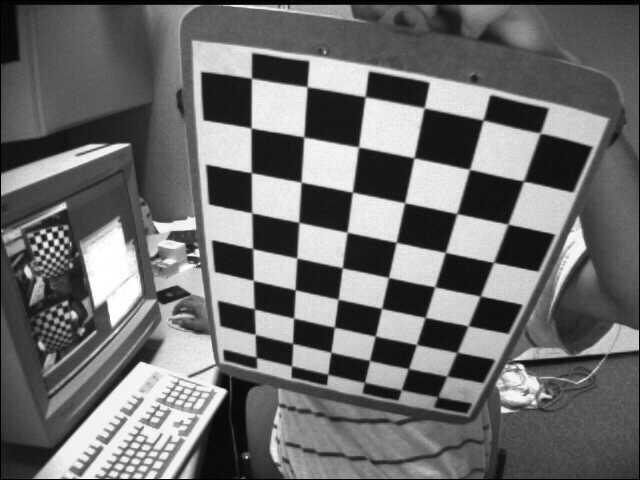
#> input picture images/one_way_train_0000.jpg, 640 x 480 px
$ jupyter execute checker_corners.ipynb   (older library calls are emulated)
#> lines starting #> are read from the running program, lines starting #| are printed output that depends on the picture; after the words box and inside, x2 and y2 are one past the last pixel; in counts of white or black regions, pixels touching at a corner belong together
# Detecting a checkerboard in images

## Summary
_This notebook contain a toy implementation of the checkerboard detection and matching method described in the tech report
[Robust and Automatic Calibration Target Extraction from Images](https://drive.google.com/file/d/0B7xGYrqYvG-9bmFGTXBNOW5jUkE/view), by Francesco Callari and Roman Waupotitsch._

_Only the Image Analysis (Sec. 2 in the paper) and Topological Analysis (Sec. 3) will be covered. A separate notebook will cover the subject of the Geometrical Analysis (Sec. 4), but using a more robust algorithm that uses [Matsunaga and Kanatani's "cross-ratio barcode" pattern](https://www.semanticscholar.org/paper/Optimal-Grid-Pattern-for-Automated-Matching-Using-Matsunaga-Kanatani/8c57a5a20eaf9d8d0f16faa2153a80003ef50cdb)._

_The emphasis will be on readability, with little or no effort made at optimizing performance beyond the obvious._

## Preliminaries
Import libraries, define a common method to show images.

[cell 1]
import io
import cv2
import numpy as np
from IPython.display import clear_output, Image, display
import PIL.Image

[cell 2]
def show_image(img, scale=1):
    """
    Display an image in the notebook.
    """
    img = np.uint8(np.clip(img, 0, 255))
    if scale > 1:
        size = (scale * img.shape[1], scale * img.shape[0])
        img = cv2.resize(img, size)
    f = io.BytesIO()
    PIL.Image.fromarray(img).save(f, 'png')
    display(Image(data=f.getvalue()))

##  Image Analysis

This covers Section 2 of the paper.

I will refer throughout to the fairly challenging image below. The checkerboard is entirely in the image, but there are confusing targets in the background.

[cell 3]
img = cv2.imread('images/one_way_train_0000.jpg')
#> img is the input picture: shape (480, 640, 3); min 0, max 255, mean 109
img = cv2.cvtColor(img, cv2.COLOR_BGR2GRAY)
#> img: shape (480, 640)
show_image(img)

#### Corner Detection

Let's begin with a bare-bones implementation of the [Harris-Stephens corner detector](https://en.wikipedia.org/wiki/Harris_Corner_Detector).

[cell 4]
def harris(img, radius=2):
    """
    Harris-Stephens corner detector.
    :param img : numpy array containing a single-channel (grayscale) image.
    :param radius : half-width and half-height of the square convolution filters.
    :returns : filtered image as a float32 array of the same shape as the image.
    """
    fimg = img.astype(np.float32) / 255.0
    ix = cv2.Scharr(fimg, cv2.CV_32F, 1, 0)
    iy = cv2.Scharr(fimg, cv2.CV_32F, 0, 1)
    ix2 = ix * ix
    iy2 = iy * iy
    ixy = ix * iy
    kwid = 2 * radius + 1
    kshape = (kwid, kwid)
    m11 = cv2.blur(ix2, kshape)
    m22 = cv2.blur(iy2, kshape)
    m12 = cv2.blur(ixy, kshape)
    tr = m11 + m22
    det = m11 * m22 - m12 * m12
    eps = 1.0e-6
    h = det / (tr + eps)
    return h

and let's apply it to our test image using a 3x3 window size.

[cell 5]
corner_strength = harris(img, radius=1)
#> in harris, `ixy = ix * iy`:
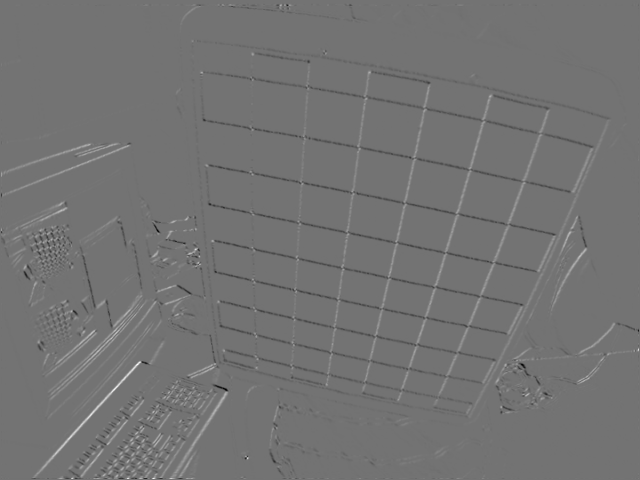
#> ixy: shape (480, 640) float32; min -54.93, max 66.66, mean 0.1; drawn with min black and max white
show_image(corner_strength * 255)

Note that the corners of interest are clearly standing out, while most of the rest is suppressed. Of course, the filter is also highlighing other features that do not belong to the target.

However, let's first find where the corners are, whether on the target or not, by performing non-maxima suppression. This is is equivalent to finding the locations of the local maxima of the Harris response image. A simple algorithm to do that is to dilate the same response image by a small kernel, and then find the pixels where the dilated version agrees with the original. This works because, by definition, a morphological dilation replaces each pixel with the maximum within the kernel area, and therefore cannot change the values of the image's local maxima.

[cell 6]
def local_maxima(img, radius=3, num=100):
    """
    Locate the most salient local maxima of an image, using a kernel of given size
    :param img : numpy array storing a single-channel image.
    :param radius : half-width of the applied morphological dilation kernel.
    :param num : maximum number of most salient local maxima to return.
    :returns list of at most num (x, y) tuples containing the image coordinates of the found maxima.
    """
    # Dilate and match image and dilated version, getting _all_ the local maxima
    sel=cv2.getStructuringElement(cv2.MORPH_RECT, (3,3))
    dil=cv2.dilate(img, sel)
    mx = np.where(img == dil, np.ones(img.shape, dtype=np.int32), np.zeros(img.shape, dtype=np.int32))
    h, w = mx.shape
    lm = []
    for y in range(h):
        for x in range(w):
            if mx[y, x] == 1:
                lm.append((x, y))
    # Sort the local maxima by descending image intensity.
    lm = sorted(lm, key=lambda p: img[p[1], p[0]], reverse=True)
    # Traverse the sorted list, suppress a window of the same radius about each maximum, and
    # select the first "num" that have not been suppressed.
    lms=[]
    for x, y in lm:
        if mx[y, x] == 0:
            # It has already been suppressed, discard it.
            continue
        lms.append((x, y))
        if len(lms) == num:
            break
        # Suppress neighbors to avoid duplicating nearby maxima.
        xmin=max(0, x - radius)
        xmax=min(w, x + radius + 1)
        ymin=max(0, y - radius)
        ymax=min(h, y + radius + 1)
        mx[ymin:ymax, xmin:xmax] = 0
    return lms

Let's use it to find, say, the top 300 maxima, and let's define a routine to visualize them on top of the image.

[cell 7]
corners = local_maxima(corner_strength, radius=11, num=300)
#> in local_maxima, `mx = np.where(img == dil, np.ones(img.shape, dtype=np.int32), np.zeros..`:
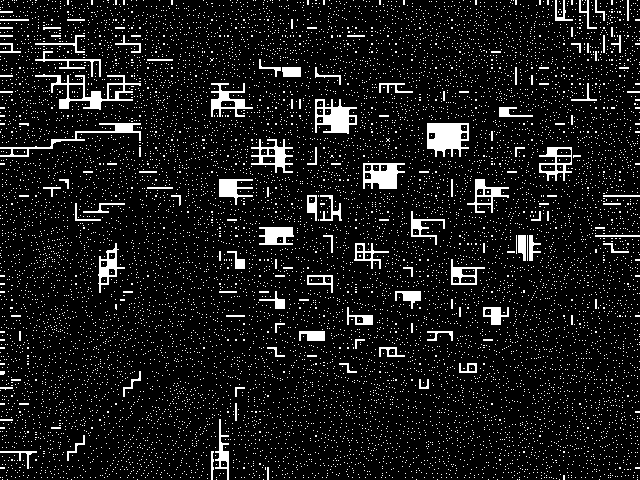
#> mx: shape (480, 640) int32; values 0 (black) and 1 (white), 9.4% white; 11417 white regions (11267 under 20 px), largest, box (x1, y1, x2, y2) and area: (427, 123, 469, 157) 1019, (35, 74, 141, 110) 916, (315, 99, 357, 134) 825
#> in local_maxima, `lm = sorted(lm, key=lambda p: img[p[1], p[0]], reverse=True)`: lm = 28909 items
#> the loop in local_maxima, `for x, y in lm:` made 1277 passes
#> (x, y, xmin, xmax, ymin, ymax) on passes 1, 2, 4: (246, 457, 235, 258, 446, 469), (197, 249, 186, 209, 238, 261), (637, 349, 626, 640, 338, 361)
#> after the loop in local_maxima, `for x, y in lm:`:
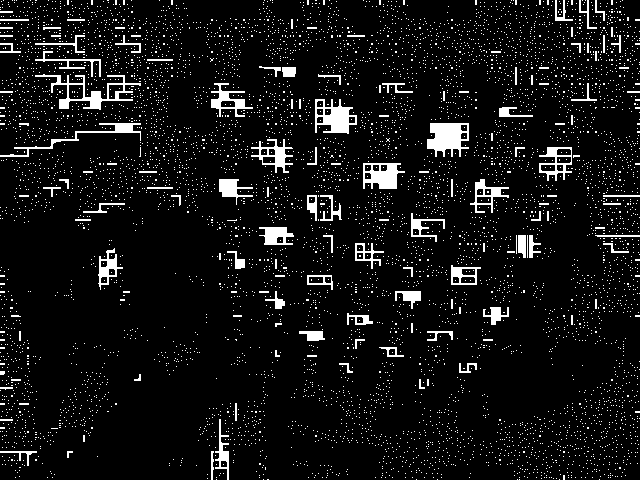
#> mx: shape (480, 640) int32; values 0 (black) and 1 (white), 7.5% white; 7049 white regions (6918 under 20 px), largest, box (x1, y1, x2, y2) and area: (427, 123, 469, 157) 977, (35, 74, 141, 110) 916, (315, 99, 357, 134) 817
#> after the loop in local_maxima, `for x, y in lm:`: lms = 300 pairs, first value 2 to 637, second value 5 to 477
#> corners has the same summary as lms in local_maxima

def draw_corners(img, crs, show_id=False, valid=None):
    """
    Draw corners on top of the image
    :param img : numpy array storing a single-channel image.
    :crs : iterable of (x, y) tuples.
    """
    assert valid is None or len(valid) == len(crs)
    if img.ndim == 2:
        dimg = cv2.cvtColor(img.astype(np.uint8), cv2.COLOR_GRAY2BGR)
    else:
        dimg = img.copy()
    for i, (x, y) in enumerate(crs):
        if valid is None or valid[i]:
            xy = (int(np.round(x)), int(np.round(y)))
            dimg = cv2.circle(dimg, xy, 5, (255, 0, 0), 1)
            if show_id:
                dimg = cv2.putText(dimg, str(i), (xy[0] + 5, xy[1] + 5),
                                   cv2.FONT_HERSHEY_SIMPLEX, 0.4, (255, 0, 0))
    return dimg

def show_corners(img, crs, show_id=False, valid=None, scale=1):
    """
    Draw and show corners on top of the image
    :param img : numpy array storing a single-channel image.
    :crs : iterable of (x, y) tuples.
    """
    show_image(draw_corners(img, crs, show_id, valid), scale)

show_corners(img, corners)
#> the loop in draw_corners, `for i, (x, y) in enumerate(crs):` made 300 passes
#> (x, y) on passes 1 to 8: (246, 457), (197, 249), (637, 349), (48, 239), (145, 477), (161, 477), (294, 345), (294, 289)
#> after the loop in draw_corners, `for i, (x, y) in enumerate(crs):`:
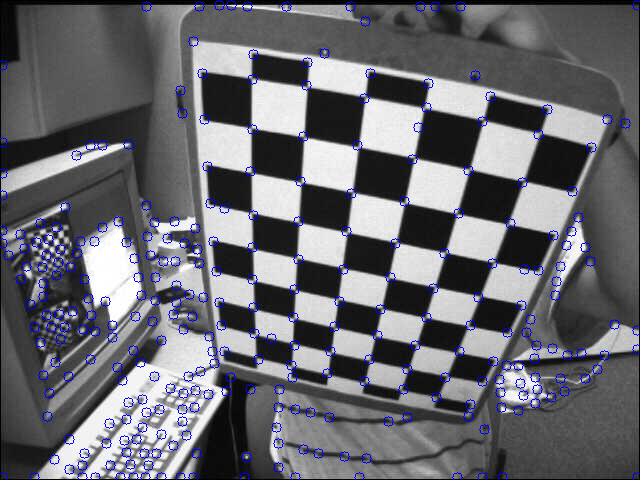
#> dimg: shape (480, 640, 3); mean B, G, R 112.5, 105.7, 105.7

#### Subpixel refinement

So far, so good. However, the Harris-Stephens filter followed by non-maxima suppression has produced biased corner locations. This is clearly evident in the top portion of the target in the above image, where the painted corner locations appear a few pixels off the real ones. See image detail below.

[cell 8]
detail_img = img[110:210, 280:380]
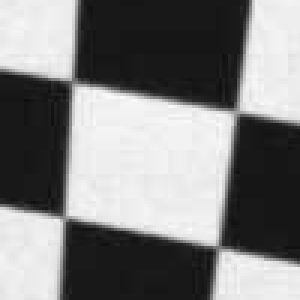
#> detail_img: shape (100, 100) (shown 3 times larger); min 13, max 251, mean 128.2
show_corners(detail_img, np.array(corners) - [280, 110], scale=4)
#> call 2 of draw_corners, with crs = array of shape (300, 2), show_id = False
#> the loop in draw_corners (call 2), `for i, (x, y) in enumerate(crs):` made 300 passes
#> (x, y) on passes 1 to 8: (-34, 347), (-83, 139), (357, 239), (-232, 129), (-135, 367), (-119, 367), (14, 235), (14, 179)
#> after the loop in draw_corners (call 2), `for i, (x, y) in enumerate(crs):`:
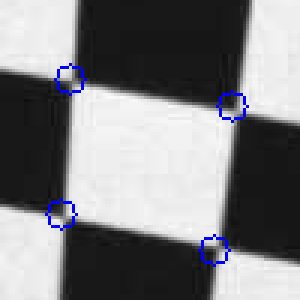
#> dimg: shape (100, 100, 3) (shown 3 times larger); mean B, G, R 129.5, 126.7, 126.7

The reason for the bias is multifaceted:
  * All filtering operations so far operated on integer pixel coordinates, but the target corners may project to a
    location in between pixels.
  * The non-maxima suppression algoritm select arbitrarily between neighboring salient maxima of the same or nearby values.

So we perform a sub-pixel refinement step that uses the checkerboard-like structure of the image about each corner to approximately locate its "saddle points". OpenCV has an implementaton of this iterative saddle point search.

[cell 9]
# Search parameters
subpix_window = 7
zero_zone = 1
num_iterations = 10
subpix_threshold = 0.03

corners_subpix = cv2.cornerSubPix(
    img, np.float32(np.array(corners).reshape((-1, 1, 2))),
    (subpix_window, subpix_window), (zero_zone, zero_zone),
    (cv2.TERM_CRITERIA_EPS | cv2.TERM_CRITERIA_COUNT,
     num_iterations, subpix_threshold))
#> corners_subpix = 300 rows, first 8: [245.3, 457], [196.3, 254.1], [638.4, 350], [49.77, 235.7], [142.9, 477.9], [161, 477], [292.6, 343.4], [295.1, 289.8]

corners_subpix = np.reshape(corners_subpix, (-1, 2)).tolist()
#> corners_subpix = 300 pairs, first value 0.567 to 638.5, second value 4.35 to 478.6

Looking at the same detail image we can see that the subpixel-refined detections are much closer to where we expect them to be.

[cell 10]
show_corners(detail_img, np.array(corners_subpix) - [280, 110], scale=4)
#> call 3 of draw_corners, with crs = array of shape (300, 2), show_id = False
#> the loop in draw_corners (call 3), `for i, (x, y) in enumerate(crs):` made 300 passes
#> (x, y, xy) on passes 1, 2, 3, 4, 5, 7, 8, 9: (-34.67, 347, (-35, 347)), (-83.75, 144.1, (-84, 144)), (358.4, 240, (358, 240)), (-230.2, 125.7, (-230, 126)), (-137.1, 367.9, (-137, 368)), (12.63, 233.4, (13, 233)), (15.12, 179.8, (15, 180)), (-26.72, 170.5, (-27, 170))
#> after the loop in draw_corners (call 3), `for i, (x, y) in enumerate(crs):`:
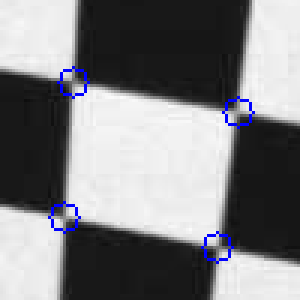
#> dimg: shape (100, 100, 3) (shown 3 times larger); mean B, G, R 129.5, 126.7, 126.7
#> in show_image (call 5), `img = cv2.resize(img, size)`:
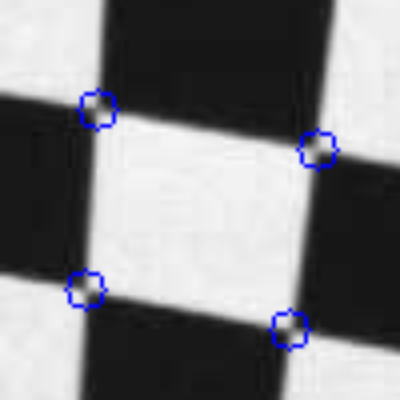
#> img: shape (400, 400, 3); mean of channels 0, 1, 2 129.5, 126.6, 126.6; drawn as B, G, R

#### Adaptive Image Thresholding

We now need to convert the image from grayscale to black-white (binary), in such a way that the black and white portion faithfully represent the squares of the target checkerboard. It is best not to use a single black-white threshold for the entire image, because such thresholding would not be robust in the face of varying illumination across the image (in particular, across the target area).

Rather, we need build an "image of thresholds", whose pixels are values that best separate, at each location, black from white. There are many possible ways to define "best", but for us the criterion is "best at separating the checkerboard's black and white squares _in the neighborhood of each detected corner_".

Likewise, there are many ways to define the "neighborhood of a corner", but a simple one that has the advantage of both covering the image area and adapting to the varying distances of the corners from each other is the [_Voronoi diagram_](https://en.wikipedia.org/wiki/Voronoi_diagram) of the corners' distribution. OpenCV again has methods to build it.

[cell 11]
def voronoi_facets(wid, hei, points):
    """
    Construct the Voronoi diagram of a set of points/
    :param wid, hei : height and width of the diagram
    :param points: iterable of (x, y) tuples
    :returns list of facets of the Voronoi diagram, each facet a list of vertices.
    """
    rect = (0, 0, wid, hei)
    sub2d = cv2.Subdiv2D(rect)
    sub2d.insert(points)
    facet_list, _ = sub2d.getVoronoiFacetList([])
    return facet_list

hei, wid = img.shape
facet_list = voronoi_facets(wid, hei, corners_subpix)
#> facet_list = 300 point arrays, longest 11 points

Let's "convert" the list of facets into the actual Voronoi diagram, which is an image. This way we can look at them and use the diagram for other purposes as well.

[cell 12]
def voronoi_diagram(wid, hei, facet_list):
    """
    Draws an image of the Voronoi diagram, given its facets.
    :param wid, hei : height and width of the diagram.
    :facet_list: list of facets of the Voronoi diagram, each facet a list of vertices.
    :return numpy array of shape (hei, wid, 3), of type int32, whose RGB values encode indices in the facet_list.
    """
    assert len(facet_list) < (1 << 24), 'Can color only up to 2**24 -1 facets'
    int_facet_list = [np.round(np.array(f)).astype(np.int32) for f in facet_list]
    vdiagram = np.zeros((hei, wid, 3), dtype=np.uint8)
    for i, f in enumerate(int_facet_list):
        color = (i & 255, (i >> 8) & 255, (i >> 16) & 255)
        cv2.fillConvexPoly(vdiagram, np.array([f]), color)
    return vdiagram

vdiagram = voronoi_diagram(wid, hei, facet_list)
#> in voronoi_diagram, `int_facet_list = [np.round(np.array(f)).astype(np.int32) for f in face..`: int_facet_list = 300 items
#> the loop in voronoi_diagram, `for i, f in enumerate(int_facet_list):` made 300 passes
#> color on passes 1, 3, 4: (0, 0, 0), (2, 0, 0), (3, 0, 0)
#> after the loop in voronoi_diagram, `for i, f in enumerate(int_facet_list):`:
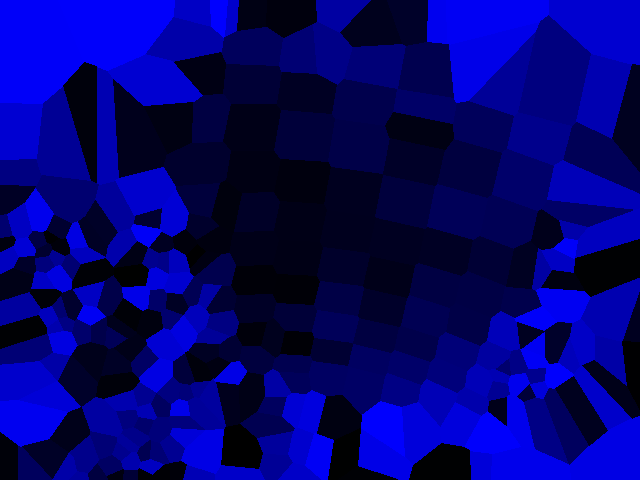
#> vdiagram: shape (480, 640, 3); mean of channels 0, 1, 2 114.1, 0.1, 0; drawn as B, G, R
show_image(vdiagram)

Now let's compute the median grayscale value of the original image inside each facet of the diagram, then "color" each Voronoi facet with the median gray level.

[cell 13]
def compute_facet_medians(img, vdiagram, num_facets):
    """
    Computes the medians of the image histogram separately in each Voronoi facet.
    :param img : numpy array storing a single-channel image.
    :param vdiagram : numpy array of the same shape as width & height as img, as returned by method voronoi_diagram.
    :param num_facets : number of facets in the Voronoi diagram.
    :returns grayscale image of the same shape as img, with the Voronoi facets colored with the median gray level
             of img within them.
    """
    hei, wid = img.shape
    # Partition the image pixel values into sets, one for each facet
    vsets = [[] for _ in range(num_facets)]
    for y in range(hei):
        for x in range(wid):
            r, g, b = vdiagram[y, x, :]
            i = int(r) | (int(g) << 8) | (int(b) << 8)
            v = img[y, x]
            vsets[i].append(int(v))
    # Compute the list of medians of each set.
    meds=[np.uint8(np.median(v)) for v in vsets]
    # Build the image of medians
    medmap = np.zeros(img.shape, dtype=np.uint8)
    for y in range(hei):
        for x in range(wid):
            r, g, b = vdiagram[y, x, :]
            i = int(r) | (int(g) << 8) | (int(b) << 8)
            medmap[y, x] = meds[i]
    return medmap

num_corners = len(corners_subpix)
#> num_corners = 300
facet_medians = compute_facet_medians(img, vdiagram, num_corners)
#> in compute_facet_medians, `meds=[np.uint8(np.median(v)) for v in vsets]`: meds = 300 values, max 254 at index 171, min 13 at index 29, mean 120.6
#> after the loop in compute_facet_medians, `for y in range(hei):`:
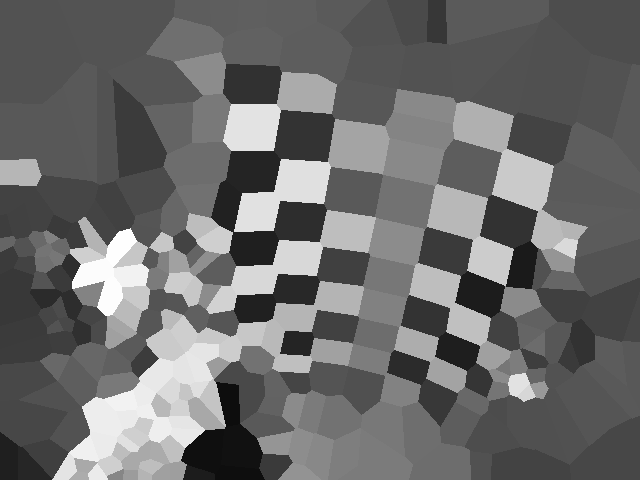
#> medmap: shape (480, 640); min 13, max 254, mean 107.2
with_corners_on_top = draw_corners(facet_medians, corners_subpix)
#> (the rest of the program and of its run is left out)
